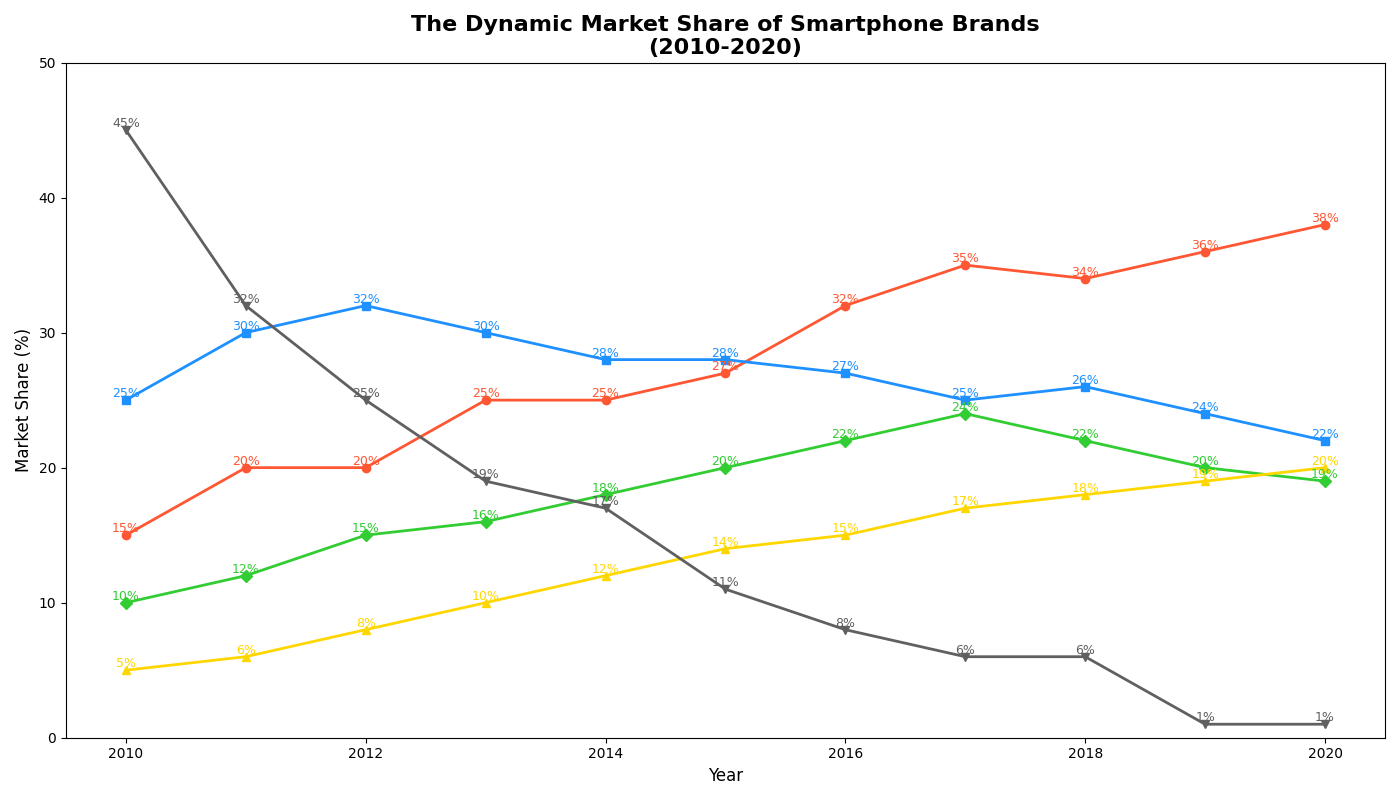

The Python source for this figure:
import matplotlib.pyplot as plt
import numpy as np

years = np.arange(2010, 2021)

apple = [15, 20, 20, 25, 25, 27, 32, 35, 34, 36, 38]
samsung = [25, 30, 32, 30, 28, 28, 27, 25, 26, 24, 22]
huawei = [10, 12, 15, 16, 18, 20, 22, 24, 22, 20, 19]
xiaomi = [5, 6, 8, 10, 12, 14, 15, 17, 18, 19, 20]
others = [45, 32, 25, 19, 17, 11,  8,  6,  6,  1, 1]

fig, ax = plt.subplots(figsize=(14, 8))

colors = ['#FF5733', '#1E90FF', '#32CD32', '#FFD700', '#606060']

ax.plot(years, apple, color=colors[0], marker='o', linewidth=2)
ax.plot(years, samsung, color=colors[1], marker='s', linewidth=2)
ax.plot(years, huawei, color=colors[2], marker='D', linewidth=2)
ax.plot(years, xiaomi, color=colors[3], marker='^', linewidth=2)
ax.plot(years, others, color=colors[4], marker='v', linewidth=2)

ax.set_title("The Dynamic Market Share of Smartphone Brands\n(2010-2020)", fontsize=16, fontweight='bold')
ax.set_xlabel('Year', fontsize=12)
ax.set_ylabel('Market Share (%)', fontsize=12)

ax.set_ylim(0, 50)

for year, a, s, h, x, o in zip(years, apple, samsung, huawei, xiaomi, others):
    ax.text(year, a, f'{a}%', ha='center', va='bottom', fontsize=9, color=colors[0])
    ax.text(year, s, f'{s}%', ha='center', va='bottom', fontsize=9, color=colors[1])
    ax.text(year, h, f'{h}%', ha='center', va='bottom', fontsize=9, color=colors[2])
    ax.text(year, x, f'{x}%', ha='center', va='bottom', fontsize=9, color=colors[3])
    ax.text(year, o, f'{o}%', ha='center', va='bottom', fontsize=9, color=colors[4])

plt.tight_layout()

plt.show()
